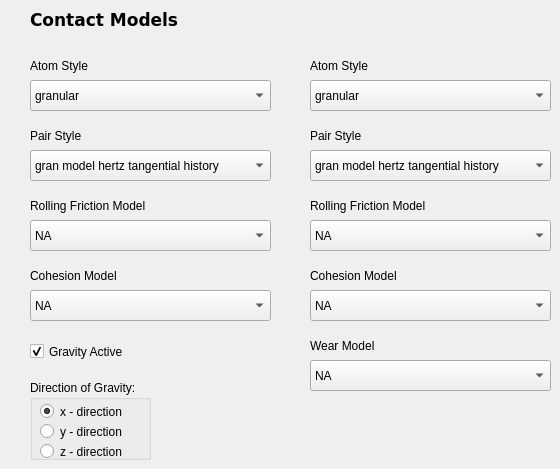
      <widget class="QWidget" name="page_3">
       <widget class="QLabel" name="label_12">
        <property name="geometry">
         <rect>
          <x>30</x>
          <y>120</y>
          <width>71</width>
          <height>31</height>
         </rect>
        </property>
        <property name="text">
         <string>Pair Style</string>
        </property>
       </widget>
       <widget class="QLabel" name="label_14">
        <property name="geometry">
         <rect>
          <x>30</x>
          <y>190</y>
          <width>161</width>
          <height>31</height>
         </rect>
        </property>
        <property name="text">
         <string>Rolling Friction Model</string>
        </property>
       </widget>
       <widget class="QComboBox" name="cbox_ptcl_cohesionmodel">
        <property name="geometry">
         <rect>
          <x>30</x>
          <y>290</y>
          <width>241</width>
          <height>31</height>
         </rect>
        </property>
        <item>
         <property name="text">
          <string>NA</string>
         </property>
        </item>
        <item>
         <property name="text">
          <string>sjkr</string>
         </property>
        </item>
        <item>
         <property name="text">
          <string>sjkr2</string>
         </property>
        </item>
        <item>
         <property name="text">
          <string>easo/capillary/viscous</string>
         </property>
        </item>
        <item>
         <property name="text">
          <string>washino/capillary/viscous</string>
         </property>
        </item>
       </widget>
       <widget class="QLabel" name="label_13">
        <property name="geometry">
         <rect>
          <x>30</x>
          <y>50</y>
          <width>91</width>
          <height>31</height>
         </rect>
        </property>
        <property name="text">
         <string>Atom Style</string>
        </property>
       </widget>
       <widget class="QLabel" name="label_15">
        <property name="geometry">
         <rect>
          <x>30</x>
          <y>260</y>
          <width>161</width>
          <height>31</height>
         </rect>
        </property>
        <property name="text">
         <string>Cohesion Model</string>
        </property>
       </widget>
       <widget class="QComboBox" name="cbox_ptcl_pairstyle">
        <property name="geometry">
         <rect>
          <x>30</x>
          <y>150</y>
          <width>241</width>
          <height>31</height>
         </rect>
        </property>
        <item>
         <property name="text">
          <string>gran model hertz tangential history</string>
         </property>
        </item>
        <item>
         <property name="text">
          <string>gran model hertz tangential</string>
         </property>
        </item>
       </widget>
       <widget class="QComboBox" name="cbox_ptcl_rollingfrictionmodel">
        <property name="geometry">
         <rect>
          <x>30</x>
          <y>220</y>
          <width>241</width>
          <height>31</height>
         </rect>
        </property>
        <item>
         <property name="text">
          <string>NA</string>
         </property>
        </item>
        <item>
         <property name="text">
          <string>cdt</string>
         </property>
        </item>
        <item>
         <property name="text">
          <string>epsd</string>
         </property>
        </item>
        <item>
         <property name="text">
          <string>epsd2</string>
         </property>
        </item>
       </widget>
       <widget class="QComboBox" name="cbox_ptcl_atomstyle">
        <property name="geometry">
         <rect>
          <x>30</x>
          <y>80</y>
          <width>241</width>
          <height>31</height>
         </rect>
        </property>
        <item>
         <property name="text">
          <string>granular</string>
         </property>
        </item>
       </widget>
       <widget class="QLabel" name="label_19">
        <property name="geometry">
         <rect>
          <x>30</x>
          <y>10</y>
          <width>161</width>
          <height>17</height>
         </rect>
        </property>
        <property name="font">
         <font>
          <family>DejaVu Sans</family>
          <pointsize>13</pointsize>
          <weight>75</weight>
          <bold>true</bold>
         </font>
        </property>
        <property name="text">
         <string>Contact Models</string>
        </property>
        <property name="textFormat">
         <enum>Qt::RichText</enum>
        </property>
       </widget>
       <widget class="QCheckBox" name="chk_gravityactive">
        <property name="geometry">
         <rect>
          <x>30</x>
          <y>340</y>
          <width>111</width>
          <height>23</height>
         </rect>
        </property>
        <property name="text">
         <string>Gravity Active</string>
        </property>
        <property name="checked">
         <bool>true</bool>
        </property>
       </widget>
       <widget class="QComboBox" name="cbox_mesh_pairstyle">
        <property name="geometry">
         <rect>
          <x>310</x>
          <y>150</y>
          <width>241</width>
          <height>31</height>
         </rect>
        </property>
        <item>
         <property name="text">
          <string>gran model hertz tangential history</string>
         </property>
        </item>
        <item>
         <property name="text">
          <string>gran model hertz tangential</string>
         </property>
        </item>
       </widget>
       <widget class="QComboBox" name="cbox_mesh_rollingfrictionmodel">
        <property name="geometry">
         <rect>
          <x>310</x>
          <y>220</y>
          <width>241</width>
          <height>31</height>
         </rect>
        </property>
        <item>
         <property name="text">
          <string>NA</string>
         </property>
        </item>
        <item>
         <property name="text">
          <string>cdt</string>
         </property>
        </item>
        <item>
         <property name="text">
          <string>epsd</string>
         </property>
        </item>
        <item>
         <property name="text">
          <string>epsd2</string>
         </property>
        </item>
       </widget>
       <widget class="QLabel" name="label_79">
        <property name="geometry">
         <rect>
          <x>310</x>
          <y>330</y>
          <width>161</width>
          <height>31</height>
         </rect>
        </property>
        <property name="text">
         <string>Wear Model</string>
        </property>
       </widget>
       <widget class="QComboBox" name="cbox_mesh_atomstyle">
        <property name="geometry">
         <rect>
          <x>310</x>
          <y>80</y>
          <width>241</width>
          <height>31</height>
         </rect>
        </property>
        <item>
         <property name="text">
          <string>granular</string>
         </property>
        </item>
       </widget>
       <widget class="QLabel" name="label_80">
        <property name="geometry">
         <rect>
          <x>310</x>
          <y>120</y>
          <width>71</width>
          <height>31</height>
         </rect>
        </property>
        <property name="text">
         <string>Pair Style</string>
        </property>
       </widget>
       <widget class="QComboBox" name="cbox_mesh_wearmodel">
        <property name="geometry">
         <rect>
          <x>310</x>
          <y>360</y>
          <width>241</width>
          <height>31</height>
         </rect>
        </property>
        <item>
         <property name="text">
          <string>NA</string>
         </property>
        </item>
        <item>
         <property name="text">
          <string>finnie</string>
         </property>
        </item>
       </widget>
       <widget class="QLabel" name="label_81">
        <property name="geometry">
         <rect>
          <x>310</x>
          <y>190</y>
          <width>161</width>
          <height>31</height>
         </rect>
        </property>
        <property name="text">
         <string>Rolling Friction Model</string>
        </property>
       </widget>
       <widget class="QLabel" name="label_82">
        <property name="geometry">
         <rect>
          <x>310</x>
          <y>260</y>
          <width>161</width>
          <height>31</height>
         </rect>
        </property>
        <property name="text">
         <string>Cohesion Model</string>
        </property>
       </widget>
       <widget class="QComboBox" name="cbox_mesh_cohesionmodel">
        <property name="geometry">
         <rect>
          <x>310</x>
          <y>290</y>
          <width>241</width>
          <height>31</height>
         </rect>
        </property>
        <item>
         <property name="text">
          <string>NA</string>
         </property>
        </item>
        <item>
         <property name="text">
          <string>sjkr</string>
         </property>
        </item>
        <item>
         <property name="text">
          <string>sjkr2</string>
         </property>
        </item>
        <item>
         <property name="text">
          <string>easo/capillary/viscous</string>
         </property>
        </item>
        <item>
         <property name="text">
          <string>washino/capillary/viscous</string>
         </property>
        </item>
       </widget>
       <widget class="QLabel" name="label_83">
        <property name="geometry">
         <rect>
          <x>310</x>
          <y>50</y>
          <width>91</width>
          <height>31</height>
         </rect>
        </property>
        <property name="text">
         <string>Atom Style</string>
        </property>
       </widget>
       <widget class="QGroupBox" name="groupBox_2">
        <property name="geometry">
         <rect>
          <x>30</x>
          <y>380</y>
          <width>121</width>
          <height>80</height>
         </rect>
        </property>
        <property name="title">
         <string>Direction of Gravity:</string>
        </property>
        <widget class="QRadioButton" name="rad_gravity_z">
         <property name="geometry">
          <rect>
           <x>10</x>
           <y>60</y>
           <width>96</width>
           <height>23</height>
          </rect>
         </property>
         <property name="text">
          <string>z - direction</string>
         </property>
        </widget>
        <widget class="QRadioButton" name="rad_gravity_y">
         <property name="geometry">
          <rect>
           <x>10</x>
           <y>40</y>
           <width>96</width>
           <height>23</height>
          </rect>
         </property>
         <property name="text">
          <string>y - direction</string>
         </property>
        </widget>
        <widget class="QRadioButton" name="rad_gravity_x">
         <property name="geometry">
          <rect>
           <x>10</x>
           <y>20</y>
           <width>96</width>
           <height>23</height>
          </rect>
         </property>
         <property name="text">
          <string>x - direction</string>
         </property>
         <property name="checked">
          <bool>true</bool>
         </property>
        </widget>
       </widget>
      </widget>
